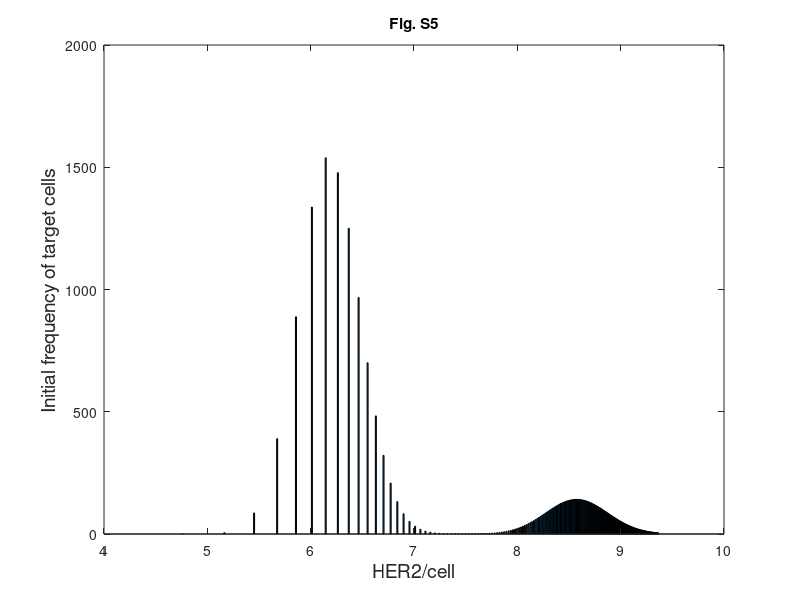

This figure's MATLAB source:
%%% Binned bimiodal target cell U(H) probability distribution at time zero

clear all

figure(1); clf

divH1=58; % scaling constant
xp=20:10:2000; % For binning of U(t=0) distribution w.r.t. H

% The simulations of Log Normal U(t=0) distributions of Healthy (U2) vs Tumor (U1) cells
U1 = lognpdf(xp,6.9,0.3)./sum(lognpdf(xp,6.9,0.3));
U2 = lognpdf(xp,4.5,0.3)./sum(lognpdf(xp,4.5,0.3));
Uh(1,:)=(0.5.*U2 + 0.5.*U1); % Total U(t=0) distribution 
H=10.^(log(xp));
lenH=length(xp);
H=H.*divH1;
Uh(1,:)=Uh(1,:).*20000; % Total No. of U cells =20K

bar(log10(H),Uh(1,:),'BarWidth',2)
xlabel('HER2/cell', 'Fontsize',14)
ylabel('Initial frequency of target cells', 'Fontsize',14)
box on
title('Fig. S5')

